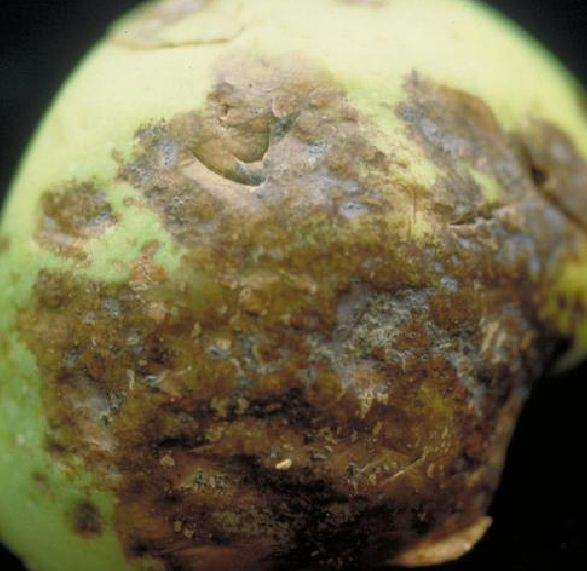
#> input picture 1_data set/blotch/blotch (20).JPG, 587 x 571 px
$ python seeds.py   (Python 2 division)
#> lines starting #> are read from the running program, lines starting #| are printed output that depends on the picture

#!/usr/bin/env python

'''
This sample demonstrates SEEDS Superpixels segmentation
Use [space] to toggle output mode
Usage:
  seeds.py [<video source>]
'''
from skimage.feature import local_binary_pattern
import scipy.stats
import numpy as np
import cv2

# relative module
#import video

# built-in module
import sys


if __name__ == '__main__':
    print __doc__

    try:
        fn = sys.argv[1]
    except:
        fn = 0

    def nothing(*arg):
        pass

    cv2.namedWindow('SEEDS')
    # cv2.createTrackbar('Number of Superpixels', 'SEEDS', 400, 1000, nothing)
    # cv2.createTrackbar('Iterations', 'SEEDS', 4, 12, nothing)

    seeds = None
    display_mode = 0
    num_superpixels = 400
    prior = 2
    num_levels = 4
    num_histogram_bins = 5

    # cap = cv2.VideoCapture(fn)
    img = cv2.imread("1_data set/blotch/blotch (20).JPG")
#> img is the input picture: shape (571, 587, 3); mean B, G, R 77.2, 109.2, 117.5

    gray = cv2.cvtColor(img,cv2.COLOR_BGR2GRAY)
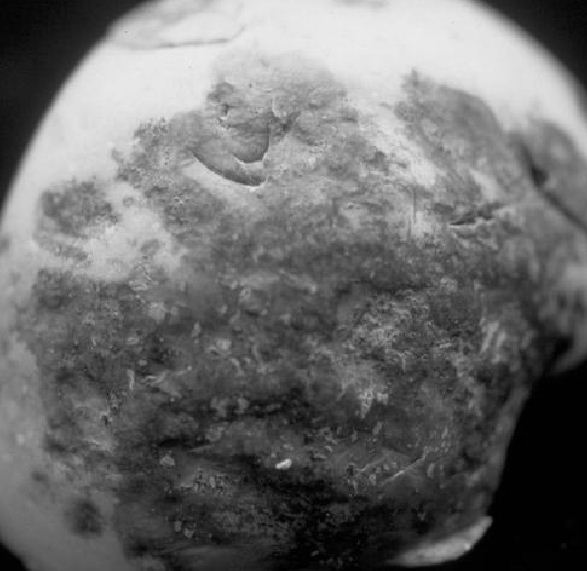
#> gray: shape (571, 587); min 0, max 238, mean 108
    converted_img = cv2.cvtColor(img, cv2.COLOR_BGR2Lab)
#> converted_img: shape (571, 587, 3); mean of channels 0, 1, 2 114.5, 126.7, 146.7
    height,width,channels = converted_img.shape
#> height = 571; width = 587; channels = 3
    num_superpixels_new = 40 #cv2.getTrackbarPos('Number of Superpixels', 'SEEDS')
    num_iterations = 4 #cv2.getTrackbarPos('Iterations', 'SEEDS')

    if not seeds or num_superpixels_new != num_superpixels:
        num_superpixels = num_superpixels_new
        seeds = cv2.ximgproc.createSuperpixelSEEDS(width, height, channels,
                num_superpixels, num_levels, prior, num_histogram_bins)
        color_img = np.zeros((height,width,3), np.uint8)
        color_img[:] = (0, 0, 255)

    seeds.iterate(converted_img, num_iterations)

    # retrieve the segmentation result
    labels = seeds.getLabels()
    print len(labels[1])
#| 587

    # labels output: use the last x bits to determine the color
    num_label_bits = 2
    labels &= (1<<num_label_bits)-1
    labels *= 1<<(16-num_label_bits)


    mask = seeds.getLabelContourMask(False)

    # stitch foreground & background together
    mask_inv = cv2.bitwise_not(mask)
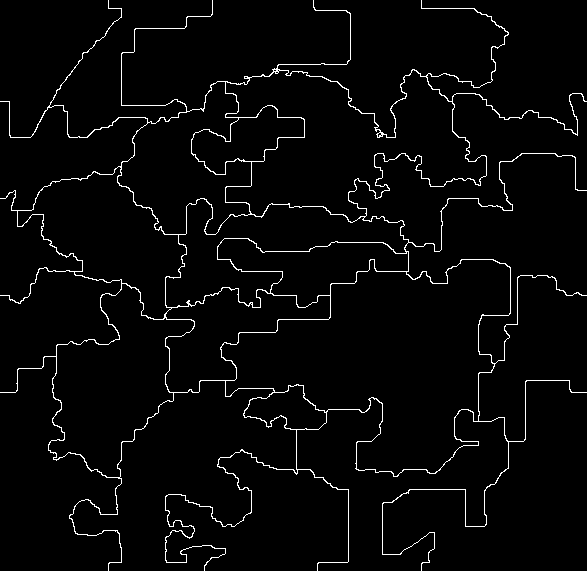
#> mask: shape (571, 587); 2.9% white in thin lines or dots
    result_bg = cv2.bitwise_and(img, img, mask=mask_inv)
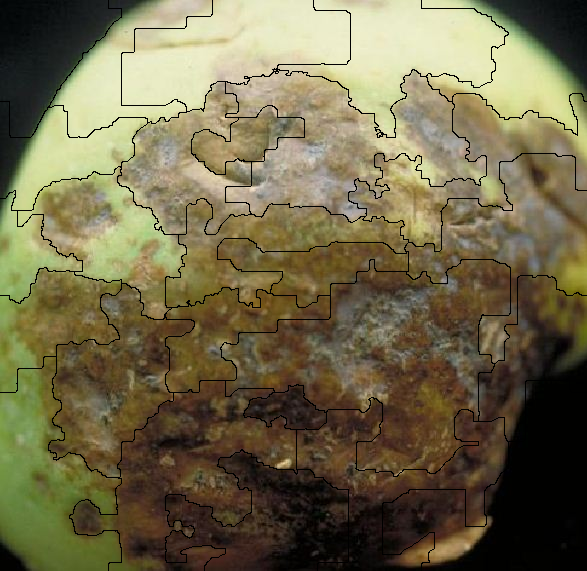
#> result_bg: shape (571, 587, 3); mean B, G, R 74.8, 105.7, 113.7
    result_fg = cv2.bitwise_and(color_img, color_img, mask=mask)
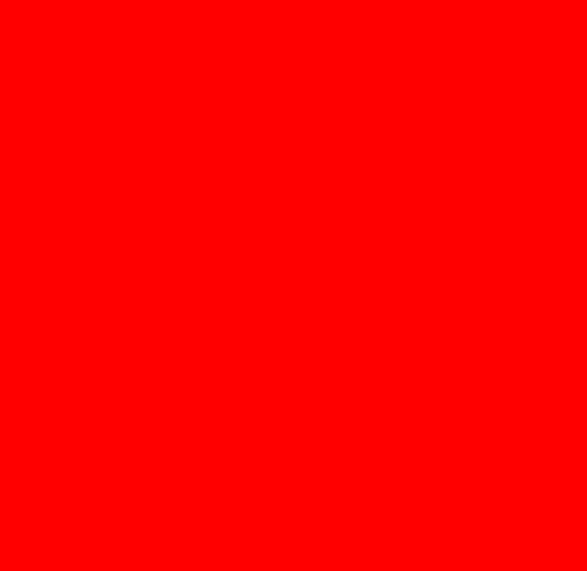
#> color_img: shape (571, 587, 3); mean of channels 0, 1, 2 0, 0, 255; drawn as B, G, R
    result = cv2.add(result_bg, result_fg)
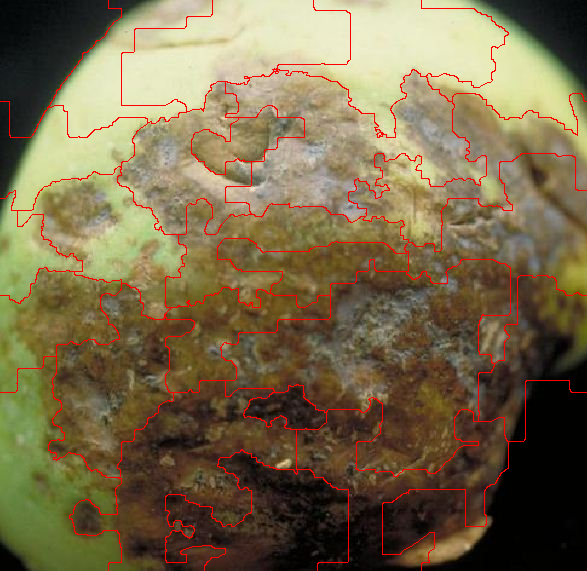
#> result: shape (571, 587, 3); mean B, G, R 74.8, 105.7, 121.2
    # cv2.imshow("Original",original)
    if display_mode == 0:
        cv2.imshow('SEEDS', result)
    elif display_mode == 1:
        cv2.imshow('SEEDS', mask)
    else:
        cv2.imshow('SEEDS', labels)

    cv2.waitKey(0)
    # [31 lines of commented-out code are left out]

    lbp_image=local_binary_pattern(gray,8,2,method='nri_uniform')
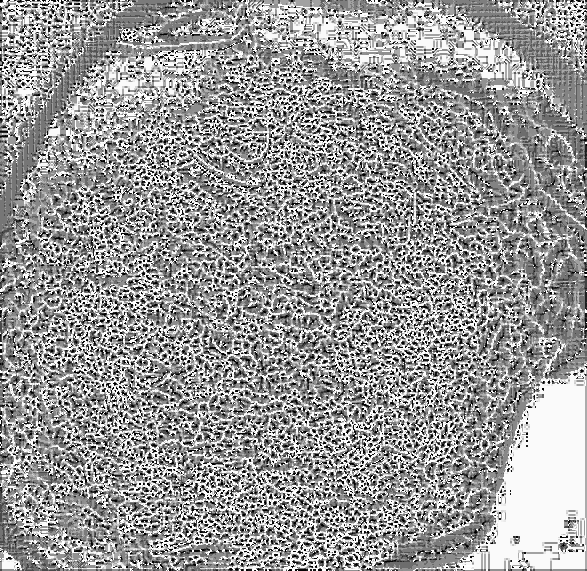
#> lbp_image: shape (571, 587) float64; min 0, max 58, mean 34.9; drawn with min black and max white
    histogram=scipy.stats.itemfreq(lbp_image.ravel())
#> histogram = 59 pairs, first value 0 to 58, second value 903 to 41070
    print len(histogram)
#| 59
    # cv2.imshow("lbp", lbp_image)

$ run again, with 1_data set/blotch/blotch (1).JPG copied over 1_data set/blotch/blotch (20).JPG
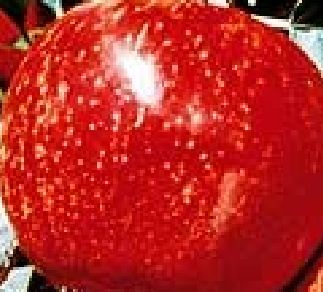
#> input picture 1_data set/blotch/blotch (1).JPG, 323 x 292 px
#> img is the input picture: shape (292, 323, 3); mean B, G, R 36.8, 40.4, 186.7
#> converted_img: shape (292, 323, 3); mean of channels 0, 1, 2 110.6, 181.1, 168.7
#| 323
#> `mask_inv = cv2.bitwise_not(mask)`:
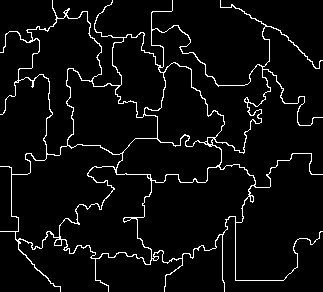
#> mask: shape (292, 323); 4.8% white in thin lines or dots
#> `lbp_image=local_binary_pattern(gray,8,2,method='nri_uniform')`:
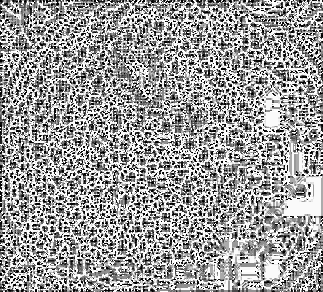
#> lbp_image: shape (292, 323) float64; min 0, max 58, mean 35.6; drawn with min black and max white
#> histogram = 59 pairs, first value 0 to 58, second value 314 to 17897
#| 59

$ run again, with 1_data set/blotch/blotch (10).JPG copied over 1_data set/blotch/blotch (20).JPG
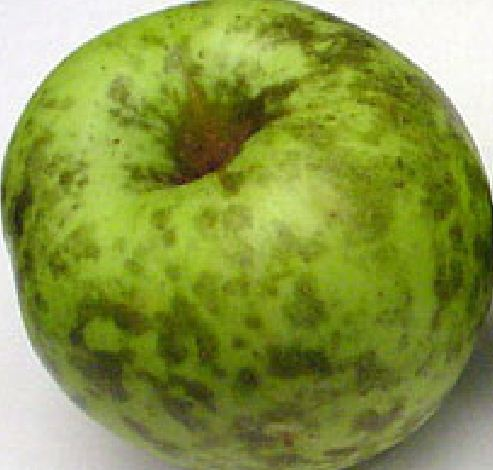
#> input picture 1_data set/blotch/blotch (10).JPG, 493 x 470 px
#> img is the input picture: shape (470, 493, 3); mean B, G, R 70.3, 151.3, 137.2
#> converted_img: shape (470, 493, 3); mean of channels 0, 1, 2 152, 111.9, 166.5
#| 493
#> `mask_inv = cv2.bitwise_not(mask)`:
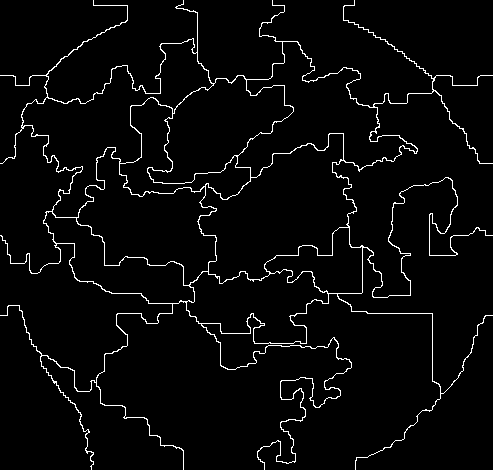
#> mask: shape (470, 493); 3.4% white in thin lines or dots
#> `lbp_image=local_binary_pattern(gray,8,2,method='nri_uniform')`:
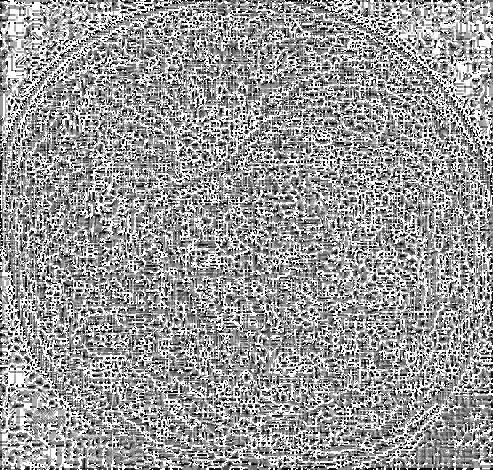
#> lbp_image: shape (470, 493) float64; min 0, max 58, mean 34.9; drawn with min black and max white
#> histogram = 59 pairs, first value 0 to 58, second value 468 to 36674
#| 59

$ run again, with 1_data set/blotch/blotch (11).JPG copied over 1_data set/blotch/blotch (20).JPG
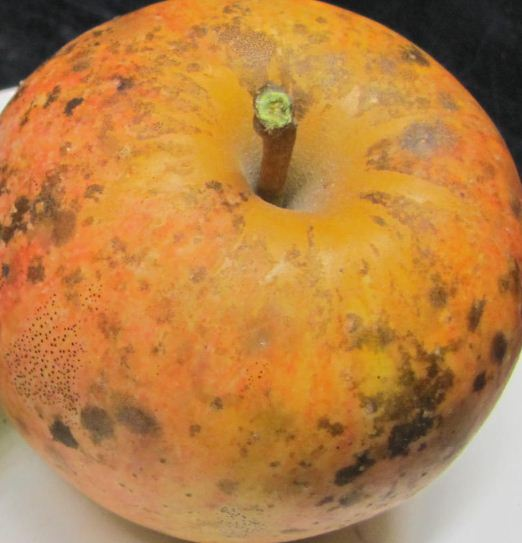
#> input picture 1_data set/blotch/blotch (11).JPG, 522 x 543 px
#> img is the input picture: shape (543, 522, 3); mean B, G, R 67.8, 129.1, 185.5
#> converted_img: shape (543, 522, 3); mean of channels 0, 1, 2 148.9, 144.1, 168.4
#| 522
#> `mask_inv = cv2.bitwise_not(mask)`:
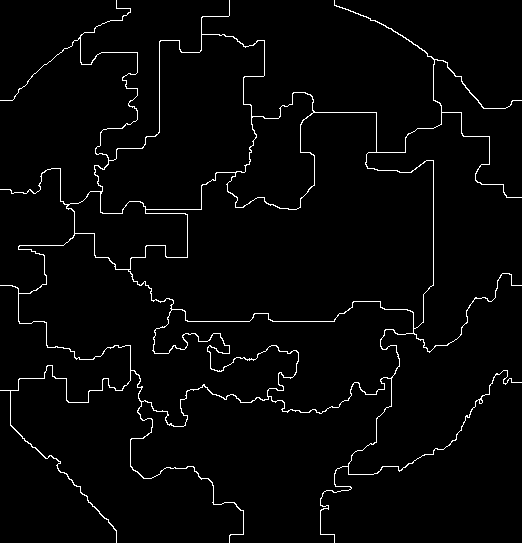
#> mask: shape (543, 522); 2.4% white in thin lines or dots
#> `lbp_image=local_binary_pattern(gray,8,2,method='nri_uniform')`:
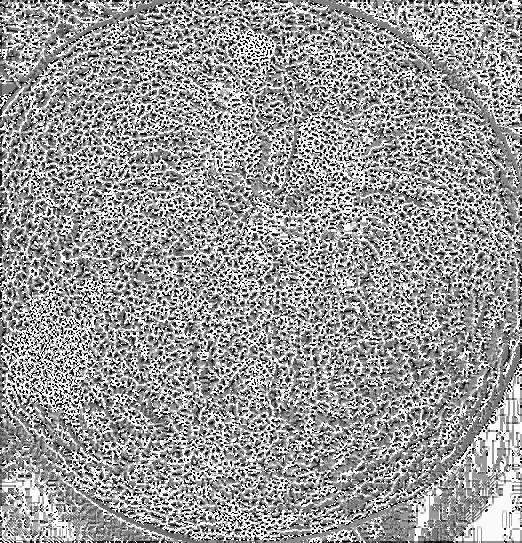
#> lbp_image: shape (543, 522) float64; min 0, max 58, mean 35.1; drawn with min black and max white
#> histogram = 59 pairs, first value 0 to 58, second value 1051 to 45100
#| 59
